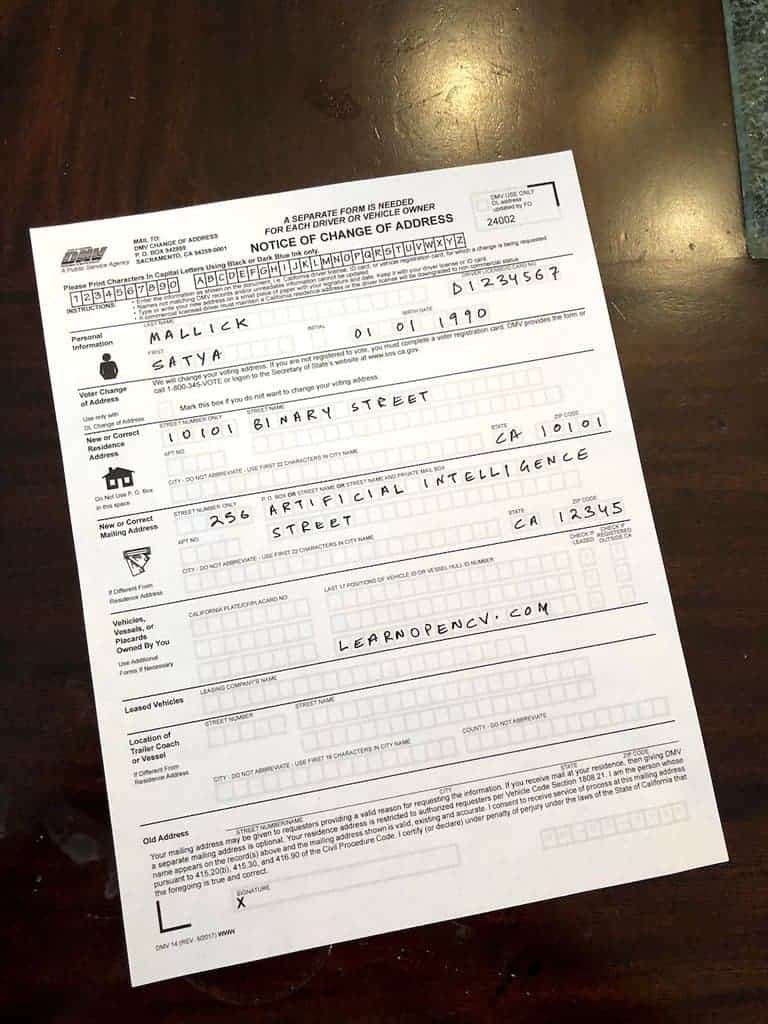
#> input picture cv2_images/document1.jpg, 768 x 1024 px, found by its file name
$ jupyter execute INLIGHTS_26_06_2024.ipynb   (older library calls are emulated)
#> lines starting #> are read from the running program, lines starting #| are printed output that depends on the picture; after the words box and inside, x2 and y2 are one past the last pixel; in counts of white or black regions, pixels touching at a corner belong together
<a href="https://colab.research.google.com/github/OsamuDazai666/inlights-nstp/blob/main/INLIGHTS_26_06_2024.ipynb" target="_parent"></a>

cv2_imshow() is an alternate to cv2.imshow() since the orginal function won't work in cloud

# Imports

[cell 1]
import cv2
from google.colab.patches import cv2_imshow
from google.colab import drive
drive.mount('/MyDrive')

# Reading the Image

[cell 2]
doc_img = cv2.imread("/content/drive/MyDrive/cv2_Images/document1.jpg", -1)
#> doc_img is the input picture: shape (1024, 768, 3); mean B, G, R 136, 144.3, 154.9
h, w, channels = doc_img.shape
#> h = 1024; w = 768; channels = 3
doc_img = cv2.resize(doc_img, (int(w/5), int(h/5)))
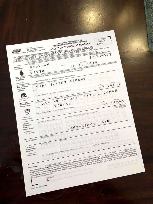
#> doc_img: shape (204, 153, 3); mean B, G, R 135.9, 144.2, 154.8
doc_img_gray = cv2.cvtColor(doc_img, cv2.COLOR_BGR2GRAY)
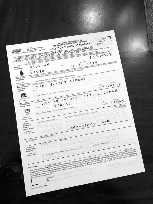
#> doc_img_gray: shape (204, 153); min 1, max 255, mean 146.4
cv2_imshow(doc_img_gray)

# Sobel Edge Detection

calculating gradient along x-axis using sobel

[cell 3]
scale = 1
delta = 0
depth = cv2.CV_16S

grad_x = cv2.Sobel(doc_img_gray, depth, 1, 0,
                   ksize=3,
                   scale=scale,
                   delta=delta,
                   borderType=cv2.BORDER_DEFAULT)
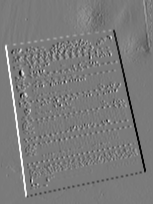
#> grad_x: shape (204, 153) int16; min -844, max 908, mean 1.3; drawn with min black and max white

cv2_imshow(grad_x)

calculating gradient along y-axis

[cell 4]
scale = 1
delta = 0
depth = cv2.CV_16S

grad_y = cv2.Sobel(doc_img_gray, depth, 0, 1,
                   ksize=3,
                   scale=scale,
                   delta=delta,
                   borderType=cv2.BORDER_DEFAULT)
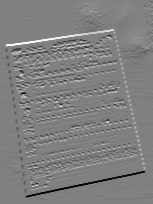
#> grad_y: shape (204, 153) int16; min -888, max 874, mean -1.5; drawn with min black and max white

cv2_imshow(grad_y)

calculating gradient along both x and y axis

[cell 5]
scale = 1
delta = 0
depth = cv2.CV_16S

grad = cv2.Sobel(doc_img_gray, depth, 1, 1,
                   ksize=3,
                   scale=scale,
                   delta=delta,
                   borderType=cv2.BORDER_DEFAULT)
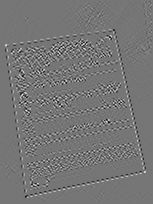
#> grad: shape (204, 153) int16; min -274, max 318, mean 0; drawn with min black and max white

cv2_imshow(grad)

# Laplacian Edge Detector

[cell 6]
ddepth = cv2.CV_16S
kernel_size = 3

lap_img = cv2.Laplacian(doc_img_gray,
                        ddepth,
                        kernel_size,);
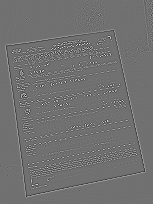
#> lap_img: shape (204, 153) int16; min -642, max 805, mean 0; drawn with min black and max white

cv2_imshow(lap_img)

# Canny Edge Detection

[cell 7]
upper = 100
lower = 200

canny_img = cv2.Canny(doc_img_gray,
                      lower,
                      upper,)
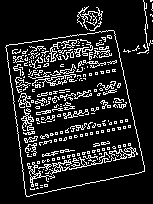
#> canny_img: shape (204, 153); 14.2% white in thin lines or dots

cv2_imshow(canny_img)

# Capture the outer Edge of Document
1. we will perform bluring operation to reduce the noise.
2. morphological operation on image to reduce high frequency signals such as text.
3. use any edge detector

gussian blur on the document

[cell 8]
kernel_size = (11, 11)

doc_blur = cv2.GaussianBlur(doc_img_gray,
                            kernel_size,
                            0)

cv2_imshow(doc_blur)

morphological operations

[cell 9]
# This morphological operation is known as morphological closing operation
kernel = cv2.getStructuringElement(cv2.MORPH_RECT, (9, 9))

doc_dilate = cv2.dilate(doc_blur, kernel) # first dilate
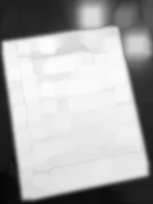
#> doc_dilate: shape (204, 153); min 6, max 253, mean 170.7

doc_erode = cv2.erode(doc_dilate, kernel) # followed by erosion
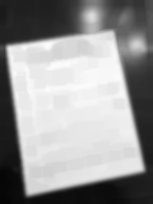
#> doc_erode: shape (204, 153); min 6, max 253, mean 149.6

cv2_imshow(doc_dilate)

[cell 10]
upper = 100
lower = 200

canny_img = cv2.Canny(doc_dilate,
                      lower,
                      upper,)
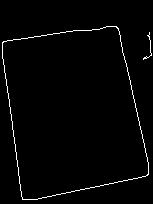
#> canny_img: shape (204, 153); 1.9% white in thin lines or dots, all inside (x1, y1, x2, y2) = (2, 26, 152, 200)

cv2_imshow(canny_img)
